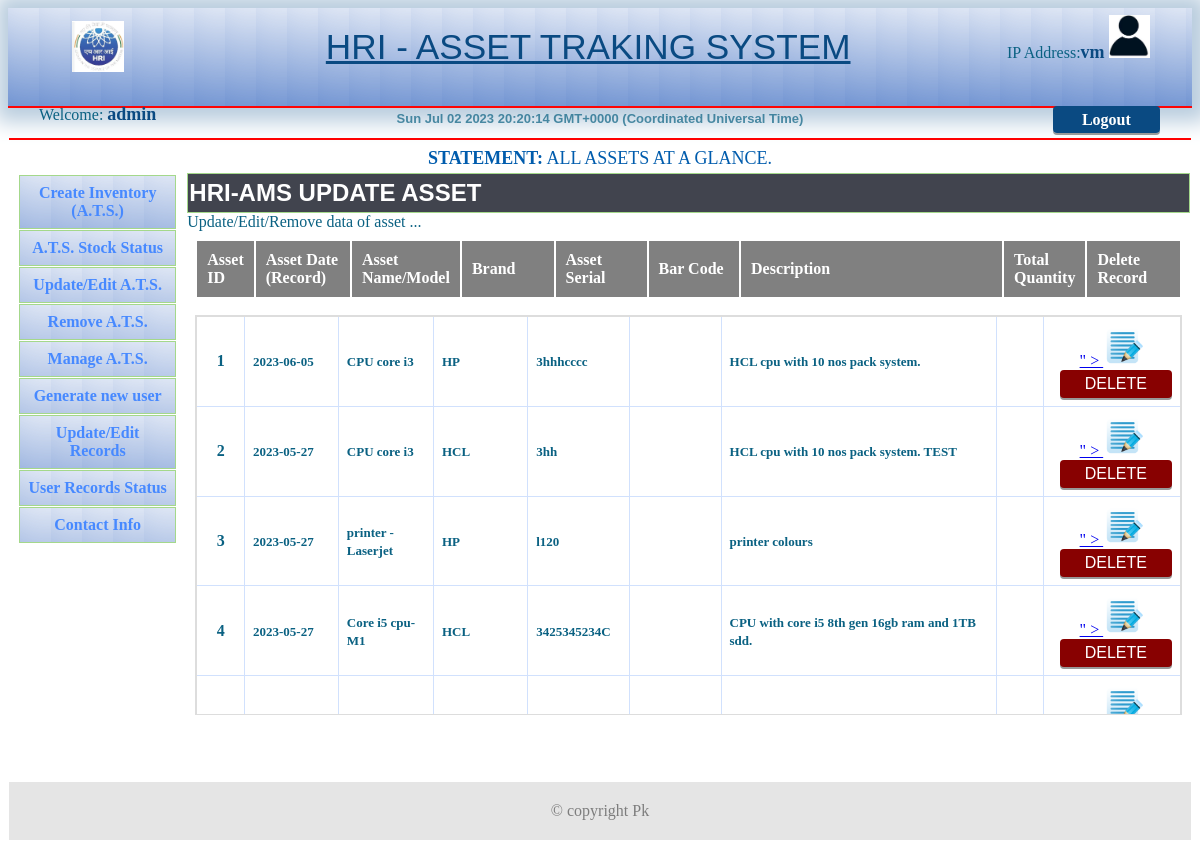
/atsrm.php (signed in), run on the app's committed database.
### tables this page shows
CREATE TABLE `users_new` (
  `id` int(8) NOT NULL,
  `userid` varchar(20) NOT NULL,
  `username` varchar(100) NOT NULL,
  `email` varchar(150) NOT NULL,
  `mobile` bigint(10) NOT NULL,
  `password` varchar(100) NOT NULL,
  `dept_name` varchar(100) NOT NULL,
  `gender` varchar(10) NOT NULL,
  `img_name` varchar(255) NOT NULL,
  `uploaded_on` datetime NOT NULL,
  `status` enum('1','0') NOT NULL DEFAULT '1'
);

CREATE TABLE `asset_record` (
  `srno` int(10) NOT NULL,
  `rec_date` date NOT NULL,
  `aname` varchar(100) NOT NULL,
  `aserial` varchar(100) NOT NULL,
  `acode` varchar(100) NOT NULL,
  `amake` varchar(200) NOT NULL,
  `asset_des` varchar(10000) NOT NULL,
  `atype` varchar(10) NOT NULL,
  `astatus` enum('Ok','Not Ok') NOT NULL DEFAULT 'Ok',
  `Status` enum('0','1') NOT NULL DEFAULT '1'
);

### atsrm.php (the view, shortened to what this page needs)
<!DOCTYPE html>
<html>
<head>
<link href="css/stylenew.css" rel="stylesheet" type="text/css" />
</head>
<body style="font-family:Verdana;color:#0a6182" onload=display_ct();>
<div class="hdr_stl">
<div style="overflow:hidden">
<div class="img_left">
<img src="imgs/himslogo.png"  id="img2" />
</div>
<div class="title_head">
  <font face="Imprint MT Shadow, Arial, Helvetica, sans-serif">HRI - ASSET TRAKING SYSTEM </font>
</div>
<div class="img_right">
  IP Address:<strong><font color="#0a4a82" size="+1"><?php $ip = getHostByName(getHostName()); echo $ip; ?> </font></strong>
<?php
        include_once('data_db.php');
        $result=mysqli_query($db,"SELECT * from users_new where userid = '".$_SESSION['userid']."'");
        while($row=mysqli_fetch_assoc($result))
{ $imageURL = 'profile_img/'.$row["img_name"];
?>
        <img src="<?php echo $imageURL; ?>" alt="" id="img1"  />
<?php
}
?>
</div>
</div>
<div class="row">
 <div style="overflow:hidden">
 <div class="user_name">
  <?php  if (isset($_SESSION['userid'])) : ?>Welcome: <strong><font color="#0a4a82" size="+1"> <?php echo $_SESSION['userid']; ?></font></strong>
</div>
<div class="main_time">
  <font size="2" face="Arial, Helvetica, sans-serif" style="opacity: 0.7;"><b> <span id='ct' ></span></b></font>
</div>
<div class="right_session">
  <font size="+2"><b><a href="index.php?logout='1'" title="close session" class="btn style1" style=" text-decoration:none;">&nbsp;Logout&nbsp; </a> </b></font>
<?php endif ?>
</div>
<hr class="newhr1" noshade>
<marquee scrollamount="4" behavior="alternate" > <font  size="4" color="#005cad"> <b>STATEMENT:</b> ALL ASSETS AT A GLANCE.</font></marquee>
</div>
</div>
<form method="post" action="ims_remove.php">
<div style="overflow:auto">
  <div class="menu">
      <a href="create_record.php" name="abc_link" class="url_hit" id="menuid"  tabindex="1" > Create Inventory (A.T.S.)</a>
      <a href="index.php" name="abc_link" class="url_hit"  id="menuid" tabindex="2" > A.T.S. Stock Status</a>
      <a href="ats_update.php" name="abc_link" class="url_hit"  id="menuid" tabindex="3" > Update/Edit A.T.S.</a>
      <a href="ats_remove.php" name="abc_link" class="url_hit"  id="menuid" tabindex="4" > Remove A.T.S.</a>
      <a href="assign_asset.php" name="abc_link" class="url_hit"  id="menuid" tabindex="5" > Manage A.T.S.</a>
      <a href="users_record.php" name="abc_link" class="url_hit"  id="menuid" tabindex="6" > Generate new user</a>
      <a href="users_record_update.php" name="abc_link" class="url_hit"  id="menuid" tabindex="7" > Update/Edit Records</a>
      <a href="users_record_details.php" name="abc_link" class="url_hit"  id="menuid" tabindex="8" > User Records Status</a>
      <a href=" # " name="abc_link" class="url_hit"   id="menuid" tabindex="9"> Contact Info</a>
</div>
<div class="main1">
    <div class=ttl><B>HRI-AMS UPDATE ASSET </B></div>
     Update/Edit/Remove data of asset ...
<div style="overflow-x:auto;">
<table cellspacing="0" cellpadding="0" WIDTH="100%">
  <tr>
    <td>
      <table cellspacing="2" cellpadding="10" border="0" width="100%"  >
      <tr style="color:white; background-color:grey;  border-collapse: collapse;">
      <th WIDTH="5%">Asset ID</th>
      <th WIDTH="10%">Asset Date (Record)</th>
      <th WIDTH="10%">Asset Name/Model</th>
      <th WIDTH="10%">Brand</th>
      <th WIDTH="10%">Asset Serial</th>
      <th WIDTH="10%">Bar Code</th>
      <th WIDTH="30%">Description</th>
      <th WIDTH="5%">Total Quantity</th>
      <th WIDTH="10%">Delete Record</th>
      </tr>
       </table>
    </td>
  </tr>
	<tr>
    <td>
    <div class="tbldiv">
    <table cellspacing="0" cellpadding="1" border="1" class="table2" >
       <?php
      include_once('data_db.php');
      $result=mysqli_query($db,"SELECT * from asset_record;");
      while($row=mysqli_fetch_assoc($result))
      {
      echo "<tr>";
      echo"<td WIDTH=5%><strong><font size=3> <center>".$row['srno']. "</center></font></strong></td>";
      echo"<td WIDTH=10%><strong> <font size=2>".$row['rec_date']. "</font></strong> </td>";
      echo"<td WIDTH=10%><strong> <font size=2>".$row['aname']. "</font></strong> </td>";
      echo"<td WIDTH=10%><strong> <font size=2>".$row['amake']. "</font></strong> </td>";
      echo"<td WIDTH=10%><strong> <font size=2>".$row['aserial']. "</font></strong> </td>";
      echo"<td WIDTH=10%><strong> <font size=2>".$row['abar']. "</font></strong> </td>";
      echo"<td WIDTH=30%><strong> <font size=2>".$row['asset_des']. "</font></strong> </td>";
      echo"<td WIDTH=5%><strong> <font size=2>".$row['quantity_total']. "</font></strong> </td>";
      echo'<td WIDTH=10% style="text-align:center">
           <form action="" method="POST">
           <a href="ats_edit.php?srno=<?php echo $row["srno"]; ?>" > <img src="imgs/hatsedit.png" id="img2" /></a>
           <input type="hidden" name="srno" value=' . $row["srno"] . '>
           <input type="submit" class="btn_del" name="deleterecord" value="DELETE"></form></td>';
      echo "</tr>";
      }
  echo "</table>";
  ?>
    </td>
  </tr>
</table>
</div>
</div>
</div>
</form>
<div class="ftr_stl">© copyright Pk</div>
</div>
</body>
</html>

### css/stylenew.css (style rules this page uses)
* { box-sizing: border-box; }
.hdr_stl { background-image:url(def/T_LINE.png); padding:1px;text-align:center; height: 100px; box-shadow: 2px 0px 20px 14px #b9cdde; }
.row { padding:6px 0px; height: 85px; }
#img1 { max-width:25%; height:auto; }
#img2 { max-width:34%; height:auto; }
.newhr1 { border: 1.5px solid red; margin-top:0px; }
.img_left { padding:12px; float:left; width:15%; }
.title_head { font-size:2.2pc; color:#0a4a82; padding:18px; float:left; width:68%; text-decoration: underline; }
.img_right { padding:6px; float:left; width:15%; }
.menu { float:left; width:15%; text-align:center; padding: 1px 10px 0px 10px; }
.menu a { background-image:url(def/T_LINE.png); padding:8px; margin-top:1px; display:block; width:100%; color:#4789ff; border:1px solid #a4d88b; }
.main1 { float:left; width:85%; padding:0 1px; text-align:left; }
.user_name { float:left; width:15%; text-align:center; padding: 10px 0 0 0; }
.main_time { float:left; width:70%; padding:0 1px; text-align:center; padding: 15px 0 0 0; }
.right_session { float:left; width:15%; padding:0 1px; text-align:center; padding: 10px 0 7px 0px; }
table.table1 th, td { padding: 8px;border-color: #d1e1fd; }
table.table2 { border-spacing: 1px; height: 400px; width: 100%; border: 1px solid #ddd; border-collapse: collapse; }
.tbldiv { width: 100%; height: 400PX; overflow: auto; border: 1px solid #ddd; }
.ttl { display:table-cell; background-color:#41444e; color: white; width:9%; border:1px solid #a4d88b; font-family:Microsoft Sans Serif, Helvetica, sans-serif; font-size:24px;padding: 5px 1px; }
.url_hit { text-decoration:none; font-weight: bold; color:blue; }
.ftr_stl { float:left; width: 100%; background-color:#e5e5e5; color: #7d7d7d; text-align:center;padding:20px;margin-top:5%; }
.btn { margin-left: .5em; padding: 5px 25px; font-size: 16px; text-align: center; cursor: pointer; outline: none; color: #fff; background-color: #0a4a82; border: none; border-radius: 4px; box-shadow: 0 2px #999; }
.btn_del { margin-left: .5em; padding: 5px 25px; font-size: 16px; text-align: center; cursor: pointer; outline: none; color: #fff; background-color: #880101; border: none; border-radius: 4px; box-shadow: 0 2px #999; }

### data on the page
users_new: img_name (picture)
asset_record: srno "1", rec_date "2023-06-05", aname "CPU core i3", amake "HP", aserial "3hhhcccc", asset_des "HCL cpu with 10 nos pack system."
asset_record: srno "2", rec_date "2023-05-27", aname "CPU core i3", amake "HCL", aserial "3hh", asset_des "HCL cpu with 10 nos pack system. TEST"
asset_record: srno "3", rec_date "2023-05-27", aname "printer -Laserjet", amake "HP", aserial "l120", asset_des "printer colours"
asset_record: srno "4", rec_date "2023-05-27", aname "Core i5 cpu-M1", amake "HCL", aserial "3425345234C", asset_des "CPU with core i5 8th gen 16gb ram and 1TB sdd."

### other printed values
$ip "vm"
$_SESSION['userid'] "admin"
